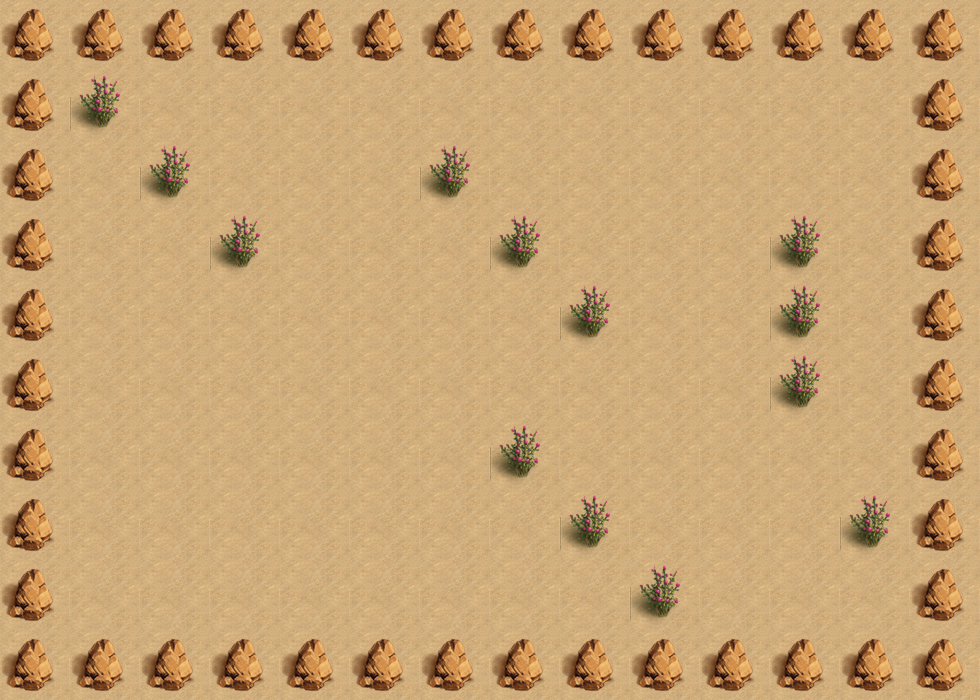

The image is a tile-based game level rendered from a .tmx file. Its description and source (layers, tilesets, objects; grid data summarised) follow:
An orthogonal 14x10 tile map with 70x70 px tiles, 2 tile layers (bgLayer, walkLayer) and 11 objects (3x monster_0, player, key, exit, box_1, ...).

<map version="1.0" orientation="orthogonal" renderorder="right-down" width="14" height="10" tilewidth="70" tileheight="70" nextobjectid="17">
 <tileset firstgid="1" name="map" tilewidth="70" tileheight="70" tilecount="4">
  <image source="map.png" width="140" height="140" />
 </tileset>
 <layer name="bgLayer" width="14" height="10">
  <data>[140 cells, 140 non-empty, 1 distinct tile ids]</data>
 </layer>
 <layer name="walkLayer" width="14" height="10">
  <data>[140 cells, 57 non-empty, 2 distinct tile ids]</data>
 </layer>
 <objectgroup name="object0">
  <object id="1" name="player" x="350" y="350" width="70" height="70">
   <properties>
    <property name="hp" value="240" />
    <property name="speed" value="260" />
   </properties>
  </object>
 </objectgroup>
 <objectgroup name="object1">
  <object id="2" name="key" x="630" y="70" width="70" height="70" />
  <object id="3" name="exit" x="700" y="560" width="70" height="70" />
 </objectgroup>
 <objectgroup name="object2">
  <object id="4" name="box_1" x="140" y="350" width="70" height="70" />
  <object id="5" name="box_2" x="700" y="70" width="70" height="70" />
  <object id="6" name="box_3" x="700" y="420" width="70" height="70" />
 </objectgroup>
 <objectgroup name="object4">
  <object id="14" name="monster_0" x="210" y="490" width="70" height="70">
   <properties>
    <property name="dirX" value="0" />
    <property name="dirY" value="1" />
    <property name="path" value="monster_1.png" />
    <property name="reverse" value="-2" />
    <property name="speed" value="100" />
   </properties>
  </object>
  <object id="15" name="monster_0" x="140" y="490" width="70" height="70">
   <properties>
    <property name="dirX" value="0" />
    <property name="dirY" value="1" />
    <property name="path" value="monster_1.png" />
    <property name="reverse" value="-2" />
    <property name="speed" value="100" />
   </properties>
  </object>
  <object id="16" name="monster_0" x="70" y="490" width="70" height="70">
   <properties>
    <property name="dirX" value="0" />
    <property name="dirY" value="1" />
    <property name="path" value="monster_1.png" />
    <property name="reverse" value="-2" />
    <property name="speed" value="100" />
   </properties>
  </object>
 </objectgroup>
 <objectgroup name="object5">
  <object id="12" name="transfer0_0" x="70" y="350" width="70" height="70" />
  <object id="13" name="transfer1_0" x="770" y="560" width="70" height="70" />
 </objectgroup>
</map>